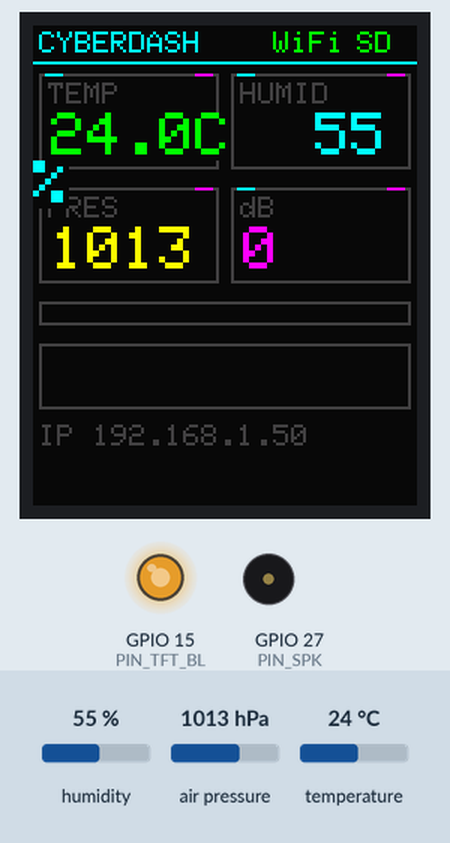
Bench run of a sketch on a simulated ESP32. Shown: 128×160 colour display, output pins drawn as LEDs (lit = HIGH), buzzer (waves = sounding). Inputs (shaded band) come from the test bench; at power-on: temperature 24 °C, humidity 55 %, air pressure 1013 hPa. WiFi joins after 1.5 s; servers stay silent unless stated; I2S audio is not simulated (input reads silence); storage starts empty; pins used as bus, display or sensor lines are not drawn; what the sketch prints to the serial monitor is not drawn.

Above: at 4.8 s.
4.9 s: temperature set to 12 °C
At 6.6 s:
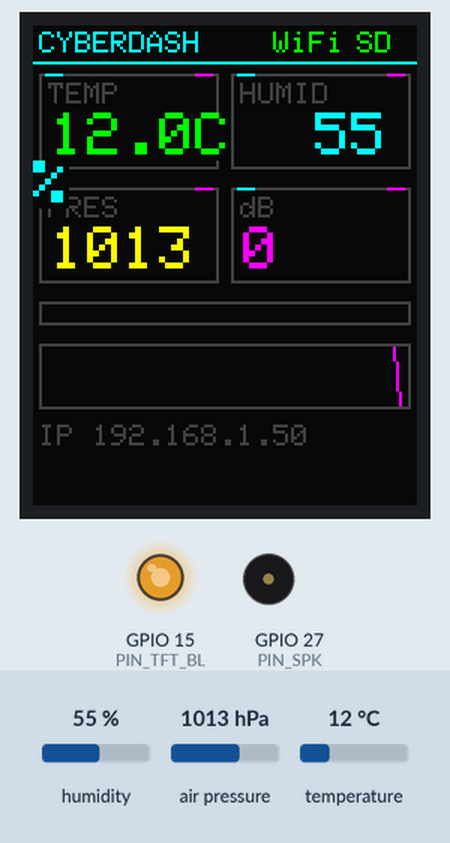
9.0 s: humidity set to 22 %
At 11.4 s:
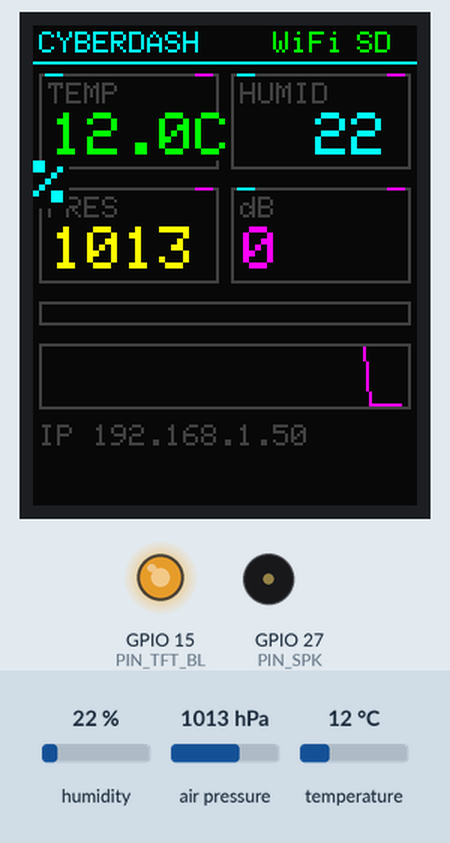
11.6 s: air pressure set to 952 hPa
At 12.8 s:
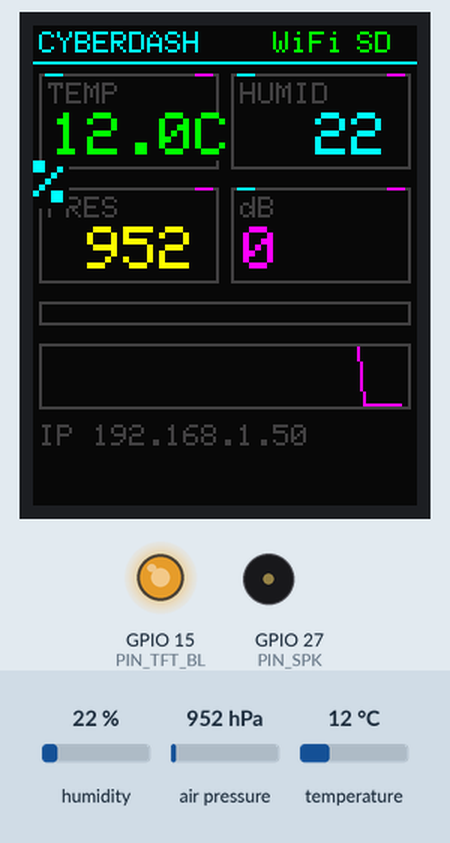
13.6 s: humidity set to 40 %
At 15.9 s:
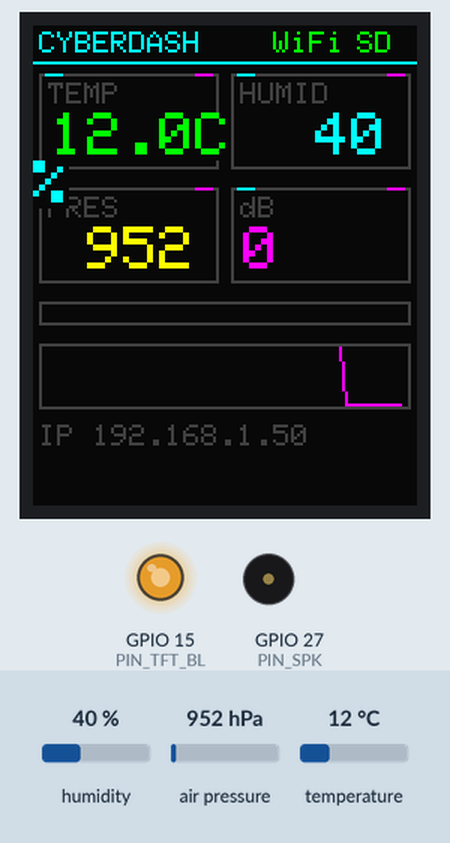
Timing chart, 0 to 16.6 s (numbered marks = the images above; inputs shaded):
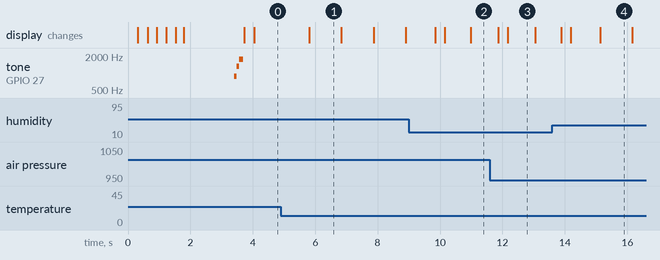

Measured:
- after the input at 4.9 s, the display: changes after 0.90 s (image 1)
- what the display in image 1 shows lasts 1.0 s, from 5.8 s to 6.8 s
- what the display in image 3 shows lasts 0.9 s, from 12.2 s to 13.1 s

The sketch:

CyberDash.ino
```cpp
#include <Arduino.h>
#include <WiFi.h>
#include <ESPmDNS.h>
#include <ArduinoOTA.h>
#include <esp_task_wdt.h>
#include <SPI.h>

#include "config.h"
#include "state.h"
#include "display.h"
#include "sensors.h"
#include "audio.h"
#include "storage.h"
#include "webserver.h"

SensorState  g_state;
portMUX_TYPE g_stateMux = portMUX_INITIALIZER_UNLOCKED;

// ---------- Tasks ----------
static void taskSensors(void*) {
  esp_task_wdt_add(NULL);
  for (;;) {
    sensorsRead();
    esp_task_wdt_reset();
    vTaskDelay(pdMS_TO_TICKS(SENSOR_PERIOD_MS));
  }
}

static void taskAudio(void*) {
  esp_task_wdt_add(NULL);
  for (;;) {
    audioSampleOnce();
    esp_task_wdt_reset();
    vTaskDelay(pdMS_TO_TICKS(50));   // ~20 Hz dB updates
  }
}

static void taskDisplay(void*) {
  esp_task_wdt_add(NULL);
  for (;;) {
    displayRender();
    esp_task_wdt_reset();
    vTaskDelay(pdMS_TO_TICKS(UI_PERIOD_MS));
  }
}

static void taskLog(void*) {
  esp_task_wdt_add(NULL);
  for (;;) {
    storageLog();
    esp_task_wdt_reset();
    vTaskDelay(pdMS_TO_TICKS(LOG_PERIOD_MS));
  }
}

static void taskWeb(void*) {
  esp_task_wdt_add(NULL);
  for (;;) {
    ArduinoOTA.handle();
    webBroadcastState();
    esp_task_wdt_reset();
    vTaskDelay(pdMS_TO_TICKS(1000));
  }
}

static void taskAlerts(void*) {
  esp_task_wdt_add(NULL);
  bool tA = false, hA = false, dA = false;
  for (;;) {
    SensorState s = stateSnapshot();
    if (!isnan(s.temperatureC)) {
      if (s.temperatureC > TEMP_ALERT_C && !tA) {
        tA = true;
        audioBeep(2000, 120);
        audioBeep(1500, 120);
      } else if (s.temperatureC < TEMP_ALERT_C - 1) tA = false;
    }
    if (!isnan(s.humidity)) {
      if (s.humidity > HUMID_ALERT && !hA) { hA = true; audioBeep(1200, 200); }
      else if (s.humidity < HUMID_ALERT - 2) hA = false;
    }
    if (s.soundDb >= 0) {
      if (s.soundDb > DB_ALERT && !dA) { dA = true; audioBeep(2500, 80); }
      else if (s.soundDb < DB_ALERT - 5) dA = false;
    }
    esp_task_wdt_reset();
    vTaskDelay(pdMS_TO_TICKS(500));
  }
}

// ---------- Setup ----------
static void wifiConnect() {
  WiFi.mode(WIFI_STA);
  WiFi.setHostname(HOSTNAME);
  WiFi.begin(WIFI_SSID, WIFI_PASS);
  uint32_t t0 = millis();
  while (WiFi.status() != WL_CONNECTED && millis() - t0 < 10000) delay(200);
  bool ok = WiFi.status() == WL_CONNECTED;
  stateUpdate([ok](SensorState& s){ s.wifiOk = ok; });
  if (ok) {
    MDNS.begin(HOSTNAME);
    ArduinoOTA.setHostname(HOSTNAME);
    ArduinoOTA.setPassword(OTA_PASSWORD);
    ArduinoOTA.begin();
  }
}

void setup() {
  Serial.begin(115200);
  delay(50);
  Serial.println(F("\n[CyberDash] boot"));

  // Shared VSPI bus for TFT + SD
  SPI.begin(PIN_TFT_SCK, PIN_TFT_MISO, PIN_TFT_MOSI);

  displayInit();
  displayBootAnimation();

  sensorsInit();
  storageInit();
  audioInit();
  wifiConnect();
  webInit();
  audioStartupChime();

  esp_task_wdt_init(WDT_TIMEOUT_S, true);

  // core 0: I/O-bound tasks
  xTaskCreatePinnedToCore(taskSensors, "sensors", 4096, NULL, 2, NULL, 0);
  xTaskCreatePinnedToCore(taskAudio,   "audio",   4096, NULL, 3, NULL, 0);
  xTaskCreatePinnedToCore(taskLog,     "log",     6144, NULL, 1, NULL, 0);
  xTaskCreatePinnedToCore(taskAlerts,  "alerts",  3072, NULL, 2, NULL, 0);

  // core 1: UI + web
  xTaskCreatePinnedToCore(taskDisplay, "display", 6144, NULL, 2, NULL, 1);
  xTaskCreatePinnedToCore(taskWeb,     "web",     6144, NULL, 1, NULL, 1);
}

void loop() {
  vTaskDelete(NULL);   // Arduino loop task not needed
}
```

audio.cpp
```cpp
#include "audio.h"
#include "config.h"
#include "state.h"
#include <driver/i2s.h>
#include <math.h>

static int32_t i2sBuf[I2S_BUFFER_LEN];

bool audioInit() {
  // ----- speaker (LEDC) -----
  ledcSetup(LEDC_CH_SPK, 1000, LEDC_RES_BITS);
  ledcAttachPin(PIN_SPK, LEDC_CH_SPK);
  ledcWrite(LEDC_CH_SPK, 0);

  // ----- I2S0 RX (INMP441) -----
  i2s_config_t cfg = {
    .mode             = (i2s_mode_t)(I2S_MODE_MASTER | I2S_MODE_RX),
    .sample_rate      = SAMPLE_RATE_HZ,
    .bits_per_sample  = I2S_BITS_PER_SAMPLE_32BIT,
    .channel_format   = I2S_CHANNEL_FMT_ONLY_LEFT,
    .communication_format = I2S_COMM_FORMAT_STAND_I2S,
    .intr_alloc_flags = ESP_INTR_FLAG_LEVEL1,
    .dma_buf_count    = 4,
    .dma_buf_len      = I2S_BUFFER_LEN,
    .use_apll         = false,
    .tx_desc_auto_clear = false,
    .fixed_mclk       = 0
  };
  i2s_pin_config_t pins = {
    .bck_io_num   = PIN_I2S_BCLK,
    .ws_io_num    = PIN_I2S_WS,
    .data_out_num = I2S_PIN_NO_CHANGE,
    .data_in_num  = PIN_I2S_DIN
  };
  if (i2s_driver_install(I2S_NUM_0, &cfg, 0, NULL) != ESP_OK) return false;
  if (i2s_set_pin(I2S_NUM_0, &pins) != ESP_OK)               return false;
  i2s_zero_dma_buffer(I2S_NUM_0);
  return true;
}

void audioSampleOnce() {
  size_t bytesRead = 0;
  if (i2s_read(I2S_NUM_0, (void*)i2sBuf, sizeof(i2sBuf), &bytesRead, pdMS_TO_TICKS(50)) != ESP_OK)
    return;
  size_t n = bytesRead / sizeof(int32_t);
  if (n == 0) return;

  // INMP441 is 24-bit left-justified in a 32-bit slot. Shift down.
  double sumSq = 0.0;
  for (size_t i = 0; i < n; i++) {
    int32_t v = i2sBuf[i] >> 8;          // to 24-bit signed
    sumSq += (double)v * (double)v;
  }
  double rms = sqrt(sumSq / n);
  // 24-bit full scale ~ 2^23
  double dbFs = 20.0 * log10(rms / 8388608.0 + 1e-12);
  // Empirical offset: INMP441 sensitivity ~-26 dBFS @ 94 dB SPL
  int16_t dbSpl = (int16_t)(dbFs + 120.0);   // rough calibration; tune in field
  dbSpl = constrain(dbSpl, 0, 140);
  stateUpdate([=](SensorState& s){ s.soundDb = dbSpl; });
}

void audioBeep(uint16_t hz, uint16_t ms) {
  ledcWriteTone(LEDC_CH_SPK, hz);
  ledcWrite(LEDC_CH_SPK, 64);   // ~25% duty
  vTaskDelay(pdMS_TO_TICKS(ms));
  ledcWriteTone(LEDC_CH_SPK, 0);
  ledcWrite(LEDC_CH_SPK, 0);
}

void audioStartupChime() {
  audioBeep(880,  80);
  audioBeep(1320, 80);
  audioBeep(1760, 120);
}
```

audio.h
```cpp
#pragma once
#include <Arduino.h>

bool audioInit();          // I2S RX + LEDC speaker setup
void audioSampleOnce();    // one block from I2S → RMS → dB into state
void audioBeep(uint16_t hz, uint16_t ms);
void audioStartupChime();
```

display.cpp
```cpp
#include "display.h"
#include "config.h"
#include "state.h"
#include <Adafruit_GFX.h>
#include <Adafruit_ST7735.h>
#include <SPI.h>
#include <WiFi.h>

static Adafruit_ST7735 tft(PIN_TFT_CS, PIN_TFT_DC, PIN_TFT_RST);

// ---- cyberpunk palette (RGB565) ----
static constexpr uint16_t CB_BG      = 0x0841;
static constexpr uint16_t CB_GRID    = 0x18C3;
static constexpr uint16_t CB_CYAN    = 0x07FF;
static constexpr uint16_t CB_MAGENTA = 0xF81F;
static constexpr uint16_t CB_GREEN   = 0x07E0;
static constexpr uint16_t CB_YELLOW  = 0xFFE0;
static constexpr uint16_t CB_RED     = 0xF800;
static constexpr uint16_t CB_DIM     = 0x4208;

static float   histT[60];
static uint8_t histIdx = 0;
static int     prevBar = -1;

static void cardFrame(int16_t x, int16_t y, int16_t w, int16_t h, const char* label) {
  tft.drawRect(x, y, w, h, CB_DIM);
  tft.drawFastHLine(x + 2, y, 6, CB_CYAN);
  tft.drawFastHLine(x + w - 8, y, 6, CB_MAGENTA);
  tft.setTextColor(CB_DIM, CB_BG);
  tft.setTextSize(1);
  tft.setCursor(x + 3, y + 3);
  tft.print(label);
}

static void drawHeader(const SensorState& s) {
  tft.fillRect(0, 0, 128, 12, CB_BG);
  tft.drawFastHLine(0, 12, 128, CB_CYAN);
  tft.setTextColor(CB_CYAN, CB_BG);
  tft.setTextSize(1);
  tft.setCursor(2, 2);
  tft.print(F("CYBERDASH"));
  tft.setTextColor(s.wifiOk ? CB_GREEN : CB_RED, CB_BG);
  tft.setCursor(80, 2);
  tft.print(F("WiFi"));
  tft.setTextColor(s.sdOk ? CB_GREEN : CB_RED, CB_BG);
  tft.setCursor(108, 2);
  tft.print(F("SD"));
}

static void drawValue(int16_t x, int16_t y, const char* v, uint16_t color) {
  tft.fillRect(x + 2, y + 12, 56, 14, CB_BG);
  tft.setTextColor(color, CB_BG);
  tft.setTextSize(2);
  tft.setCursor(x + 4, y + 13);
  tft.print(v);
}

static void drawSoundBar(int16_t db) {
  const int16_t x = 2, y = 92, w = 124, h = 8;
  if (prevBar < 0) {
    tft.drawRect(x, y, w, h, CB_DIM);
    prevBar = 0;
  }
  int target = db < 0 ? 0 : constrain((int)map(db, 30, 100, 0, w - 2), 0, w - 2);
  if (target == prevBar) return;
  tft.fillRect(x + 1, y + 1, w - 2, h - 2, CB_BG);
  for (int i = 0; i < target; i++) {
    uint16_t c = (i < (w - 2) * 0.6) ? CB_GREEN
               : (i < (w - 2) * 0.85 ? CB_YELLOW : CB_RED);
    tft.drawFastVLine(x + 1 + i, y + 1, h - 2, c);
  }
  prevBar = target;
}

static void drawSparkline(const float* buf, uint8_t idx, uint8_t n,
                          int16_t x, int16_t y, int16_t w, int16_t h, uint16_t col) {
  tft.drawRect(x, y, w, h, CB_DIM);
  tft.fillRect(x + 1, y + 1, w - 2, h - 2, CB_BG);
  float mn = 1e9, mx = -1e9;
  for (uint8_t i = 0; i < n; i++)
    if (!isnan(buf[i])) { mn = min(mn, buf[i]); mx = max(mx, buf[i]); }
  if (mx <= mn) return;
  int16_t px = -1, py = -1;
  for (uint8_t i = 0; i < n; i++) {
    uint8_t j = (idx + i) % n;
    if (isnan(buf[j])) continue;
    int16_t nx = x + 1 + (i * (w - 2)) / n;
    int16_t ny = y + h - 2 - (int16_t)((buf[j] - mn) * (h - 3) / (mx - mn));
    if (px >= 0) tft.drawLine(px, py, nx, ny, col);
    px = nx; py = ny;
  }
}

void displayInit() {
  for (auto& v : histT) v = NAN;
  pinMode(PIN_TFT_BL, OUTPUT);
  ledcSetup(LEDC_CH_BL, 5000, LEDC_RES_BITS);
  ledcAttachPin(PIN_TFT_BL, LEDC_CH_BL);
  ledcWrite(LEDC_CH_BL, 200);

  tft.initR(INITR_BLACKTAB);
  tft.setRotation(0);
  tft.fillScreen(CB_BG);
}

void displaySetBrightness(uint8_t pct) {
  ledcWrite(LEDC_CH_BL, map(constrain(pct, 0, 100), 0, 100, 0, (1 << LEDC_RES_BITS) - 1));
}

void displayBootAnimation() {
  tft.fillScreen(CB_BG);
  for (int r = 0; r < 70; r += 4) {
    tft.drawCircle(64, 70, r, (r & 4) ? CB_CYAN : CB_MAGENTA);
    vTaskDelay(pdMS_TO_TICKS(18));
  }
  tft.setTextColor(CB_CYAN);
  tft.setTextSize(2);
  tft.setCursor(14, 52);
  tft.print(F("CYBER"));
  tft.setTextColor(CB_MAGENTA);
  tft.setCursor(14, 72);
  tft.print(F("DASH"));
  tft.setTextColor(CB_DIM);
  tft.setTextSize(1);
  tft.setCursor(28, 100);
  tft.print(F("booting..."));
  tft.drawRect(14, 120, 100, 8, CB_CYAN);
  for (int i = 0; i < 96; i++) {
    tft.drawFastVLine(16 + i, 122, 4, CB_GREEN);
    vTaskDelay(pdMS_TO_TICKS(12));
  }
  tft.fillScreen(CB_BG);
  cardFrame(2,  16, 60, 32, "TEMP");
  cardFrame(66, 16, 60, 32, "HUMID");
  cardFrame(2,  54, 60, 32, "PRES");
  cardFrame(66, 54, 60, 32, "dB");
}

void displayRender() {
  SensorState s = stateSnapshot();
  drawHeader(s);

  char buf[12];
  dtostrf(s.temperatureC, 4, 1, buf); strcat(buf, "C");
  drawValue(2, 16, buf, CB_GREEN);
  dtostrf(s.humidity, 4, 0, buf);     strcat(buf, "%");
  drawValue(66, 16, buf, CB_CYAN);
  dtostrf(s.pressureHpa, 4, 0, buf);
  drawValue(2, 54, buf, CB_YELLOW);
  if (s.soundDb < 0) strcpy(buf, "--");
  else                itoa(s.soundDb, buf, 10);
  drawValue(66, 54, buf, CB_MAGENTA);

  drawSoundBar(s.soundDb);

  // Append sparkline sample at 1 Hz
  static uint32_t lastHist = 0;
  if (millis() - lastHist > 1000) {
    lastHist = millis();
    histT[histIdx] = s.temperatureC;
    histIdx = (histIdx + 1) % 60;
  }
  drawSparkline(histT, histIdx, 60, 2, 106, 124, 22, CB_MAGENTA);

  tft.fillRect(0, 132, 128, 8, CB_BG);
  tft.setTextColor(CB_DIM, CB_BG);
  tft.setTextSize(1);
  tft.setCursor(2, 133);
  if (s.wifiOk) {
    tft.print(F("IP "));
    tft.print(WiFi.localIP());
  } else {
    tft.print(F("offline"));
  }
}
```

display.h
```cpp
#pragma once
#include <Arduino.h>

void displayInit();
void displayBootAnimation();
void displayRender();           // call from task_display
void displaySetBrightness(uint8_t pct);
```

secrets.example.h
```cpp
#pragma once

// ---------------------------------------------------------------------------
// CyberDash · secrets template
//
// 1. Copy this file to `secrets.h` (which is gitignored).
// 2. Fill in the real values below.
// 3. Never commit `secrets.h`.
//
// CI builds use this template directly with placeholder values so that
// published release binaries never contain real credentials.
// ---------------------------------------------------------------------------

#define WIFI_SSID     "your-ssid-here"
#define WIFI_PASS     "your-wifi-password"
#define HOSTNAME      "cyberdash"
#define OTA_PASSWORD  "change-me-after-flash"
```

sensors.cpp
```cpp
#include "sensors.h"
#include "state.h"
#include "config.h"
#include <Wire.h>
#include <Adafruit_BME280.h>

static Adafruit_BME280 bme;

bool sensorsInit() {
  Wire.begin(PIN_I2C_SDA, PIN_I2C_SCL, 400000);
  bool ok = bme.begin(0x76, &Wire) || bme.begin(0x77, &Wire);
  if (ok) {
    bme.setSampling(Adafruit_BME280::MODE_NORMAL,
                    Adafruit_BME280::SAMPLING_X2,
                    Adafruit_BME280::SAMPLING_X2,
                    Adafruit_BME280::SAMPLING_X2,
                    Adafruit_BME280::FILTER_X4,
                    Adafruit_BME280::STANDBY_MS_500);
  }
  stateUpdate([ok](SensorState& s){ s.bmeOk = ok; });
  return ok;
}

void sensorsRead() {
  float t = bme.readTemperature();
  float h = bme.readHumidity();
  float p = bme.readPressure() / 100.0f;
  if (isnan(t) || isnan(h)) return;
  stateUpdate([=](SensorState& s){
    s.temperatureC = t;
    s.humidity     = h;
    s.pressureHpa  = p;
  });
}
```

sensors.h
```cpp
#pragma once

bool sensorsInit();
void sensorsRead();   // called from task_sensors
```

state.h
```cpp
#pragma once
#include <Arduino.h>
#include <functional>

struct SensorState {
  float    temperatureC = NAN;
  float    humidity     = NAN;
  float    pressureHpa  = NAN;
  int16_t  soundDb      = -1;
  bool     wifiOk       = false;
  bool     sdOk         = false;
  bool     bmeOk        = false;
  uint32_t updatedMs    = 0;
};

extern SensorState g_state;
extern portMUX_TYPE g_stateMux;

inline SensorState stateSnapshot() {
  SensorState s;
  portENTER_CRITICAL(&g_stateMux);
  s = g_state;
  portEXIT_CRITICAL(&g_stateMux);
  return s;
}

inline void stateUpdate(const std::function<void(SensorState&)>& fn) {
  portENTER_CRITICAL(&g_stateMux);
  fn(g_state);
  g_state.updatedMs = millis();
  portEXIT_CRITICAL(&g_stateMux);
}
```

storage.cpp
```cpp
#include "storage.h"
#include "config.h"
#include "state.h"
#include <SD.h>
#include <SPI.h>

static const char*    LOG_PATH       = "/log.csv";
static const uint32_t LOG_MAX_BYTES  = 1024UL * 1024UL;   // 1 MB → rotate

static void rotateIfNeeded() {
  File f = SD.open(LOG_PATH, FILE_READ);
  if (!f) return;
  uint32_t sz = f.size();
  f.close();
  if (sz < LOG_MAX_BYTES) return;
  char rotated[32];
  snprintf(rotated, sizeof(rotated), "/log_%lu.csv", (unsigned long)millis());
  SD.rename(LOG_PATH, rotated);
}

bool storageInit() {
  pinMode(PIN_SD_CS, OUTPUT); digitalWrite(PIN_SD_CS, HIGH);
  bool ok = SD.begin(PIN_SD_CS, SPI, 20000000);
  if (ok && !SD.exists(LOG_PATH)) {
    File f = SD.open(LOG_PATH, FILE_WRITE);
    if (f) { f.println(F("epoch_ms,temp_c,humidity,pressure_hpa,db")); f.close(); }
  }
  stateUpdate([ok](SensorState& s){ s.sdOk = ok; });
  return ok;
}

void storageLog() {
  SensorState s = stateSnapshot();
  if (!s.sdOk) return;
  rotateIfNeeded();
  File f = SD.open(LOG_PATH, FILE_APPEND);
  if (!f) {
    stateUpdate([](SensorState& st){ st.sdOk = false; });
    return;
  }
  f.printf("%lu,%.2f,%.2f,%.2f,%d\n",
           (unsigned long)millis(), s.temperatureC, s.humidity, s.pressureHpa, s.soundDb);
  f.close();
}

String storageReadConfig() {
  if (!SD.exists("/config.json")) return "{}";
  File f = SD.open("/config.json", FILE_READ);
  if (!f) return "{}";
  String j; while (f.available()) j += (char)f.read();
  f.close();
  return j;
}

bool storageWriteConfig(const String& json) {
  File f = SD.open("/config.json", FILE_WRITE);
  if (!f) return false;
  f.print(json); f.close(); return true;
}
```

storage.h
```cpp
#pragma once
#include <Arduino.h>

bool   storageInit();
void   storageLog();              // append one CSV row from state
String storageReadConfig();       // /config.json
bool   storageWriteConfig(const String& json);
```

webserver.h
```cpp
#pragma once

bool webInit();
void webBroadcastState();   // call ~1 Hz to push via WebSocket
```

config.h
```cpp
#pragma once
#include <Arduino.h>

// ---------- Credentials ----------
// Real values live in `secrets.h` (gitignored). Copy `secrets.example.h`
// to `secrets.h` and fill in your Wi-Fi + OTA credentials before building.
#if __has_include("secrets.h")
  #include "secrets.h"
#else
  #include "secrets.example.h"
  #warning "secrets.h not found — using placeholder values from secrets.example.h"
#endif

// ---------- Pins ----------
#define PIN_TFT_SCK         18
#define PIN_TFT_MOSI        23
#define PIN_TFT_MISO        19
#define PIN_TFT_CS           5
#define PIN_TFT_DC           2
#define PIN_TFT_RST          4
#define PIN_TFT_BL          15

#define PIN_SD_CS           13

#define PIN_I2C_SDA         21
#define PIN_I2C_SCL         22

#define PIN_I2S_BCLK        26
#define PIN_I2S_WS          25
#define PIN_I2S_DIN         33

#define PIN_SPK             27
#define PIN_BTN              0

// ---------- LEDC ----------
#define LEDC_CH_SPK          0
#define LEDC_CH_BL           1
#define LEDC_RES_BITS        8

// ---------- App ----------
#define SAMPLE_RATE_HZ   16000
#define I2S_BUFFER_LEN     512
#define LOG_PERIOD_MS    10000
#define SENSOR_PERIOD_MS  1000
#define UI_PERIOD_MS       33     // ~30 FPS
#define WDT_TIMEOUT_S        8

#define TEMP_ALERT_C       32.0f
#define HUMID_ALERT        80.0f
#define DB_ALERT             85
```

Source omitted: webserver.cpp (3133 bytes)
